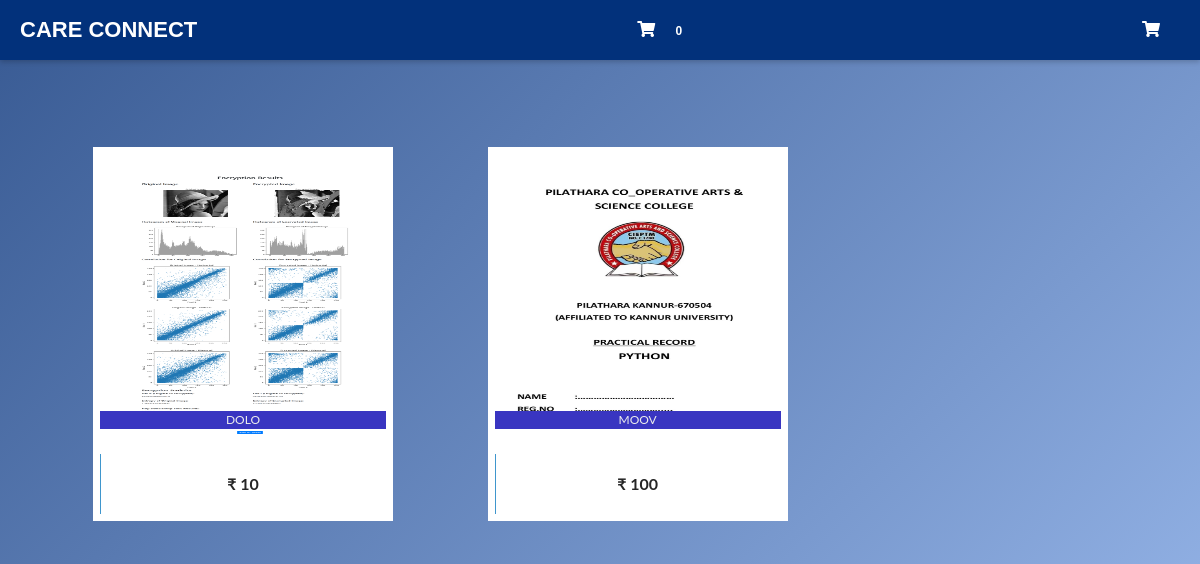
Screenshot of /customer-home with the database file from the repository.
### hospital/models.py (models this page shows, shortened)
class Product(models.Model):
    name=models.CharField(max_length=40)
    product_image= models.ImageField(upload_to='product_image/',null=True,blank=True)
    price = models.PositiveIntegerField()
    description=models.CharField(max_length=40)

### hospital/views.py (the view)
# urls.py: path('customer-home', views.customer_home_view,name='customer-home'),
def customer_home_view(request):
    products=models.Product.objects.all()
    if 'product_ids' in request.COOKIES:
        product_ids = request.COOKIES['product_ids']
        counter=product_ids.split('|')
        product_count_in_cart=len(set(counter))
    else:
        product_count_in_cart=0
    return render(request,'hospital/patient_view_product.html',{'products':products,'product_count_in_cart':product_count_in_cart})

### templates/hospital/patient_view_product.html (shortened to what this page needs)
{% extends 'hospital/base.html' %}
{% load static %}
{% block content %}
  {%if products%}
  <br>
  <div class="row">
      {% for p in products %}
      <div class="column">
      <div class="container page-wrapper" style="width: 450px;">
        <div class="page-inner">
          <div class="row">
            <div class="el-wrapper">
              <div class="box-up">
                <img class="img" src="{{p.product_image.url }}" alt="product pic" height="300px" width="300px">
                <div class="img-info">
                  <div class="info-inner">
                    <span style="background-color:#3935c1; color:rgb(235, 235, 235);" class="p-company">{{p.name}}</span>
                  </div>
                </div>
              </div>
              <div class="box-down">
                <a class="cart" href="{% url 'add-to-cart' p.id  %}">
                  <span class="price">₹ {{p.price}}</span>
                  <span class="add-to-cart">
                    <span class="txt">Add in cart</span>
                  </span>
                </a>
              </div>
            </div>
          </div>
        </div>
      </div>
      </div>
  {% endfor %}
{%else%}
<h3 style="text-align:center; color:yellow;">No Search Found</h3>
{%endif%}
<br><br><br>
<br><br><br><br><br><br><br><br><br><br><br><br>
{% endblock content %}

### templates/hospital/base.html (shortened to what this page needs)
<!DOCTYPE html>
{% load static %}
<html lang="en" dir="ltr">
<head>
  <link href="https://cdn.jsdelivr.net/npm/bootstrap@5.3.3/dist/css/bootstrap.min.css" rel="stylesheet">
  <link rel="stylesheet" href="https://cdnjs.cloudflare.com/ajax/libs/font-awesome/5.12.1/css/all.min.css">
</head>
<body>
  <header>
    <div class="header-content">
      <div class="left_area">
        <h3>CARE CONNECT</h3>
      </div>
      <div class="cart_area">
        <a class="nav-link" href="{% url 'cart' %}">
          <i class="fas fa-shopping-cart"></i>
          <span class="badge badge-pill badge-danger">{{ product_count_in_cart }}</span>
        </a>
      </div>
      <div class="cart_area">
        <a class="nav-link" href="{% url 'pharmacy-image' %}">
          <i class="fas fa-shopping-cart"></i>
        </a>
      </div>
    </div>
  </header>
  <main>
    <div class="content">
      {% block content %}
      {% endblock %}
    </div>
  </main>
</body>
</html>

### templates/hospital/base.html (style rules this page uses)
a:link { text-decoration: none; }
body { margin: 0; padding: 0; font-family: "Gill Sans", sans-serif; }
header { position: fixed; background: #02317b; padding: 10px 20px; width: 100%; z-index: 1; display: flex; justify-content: space-between; align-items: center; box-shadow: 0 2px 5px rgba(0, 0, 0, 0.2); top: 0; left: 0; }
.header-content { display: flex; justify-content: space-between; align-items: center; width: 100%; }
.left_area { display: flex; align-items: center; }
.left_area h3 { color: #fff; margin: 0; text-transform: uppercase; font-size: 22px; font-weight: 900; }
.cart_area { display: flex; align-items: center; }
.cart_area a { color: #fff; padding: 8px 12px; border-radius: 5px; text-decoration: none; transition: background 0.3s; }
.cart_area i { margin-right: 8px; }
.content { margin-top: 70px; padding: 20px; height: calc(100vh - 70px); transition: 0.5s; }

### rows the page displays
Product: product_image (picture), name "DOLO", price "10"
Product: product_image (picture), name "MOOV", price "100"

### other values shown
{{ product_count_in_cart }} "0"
